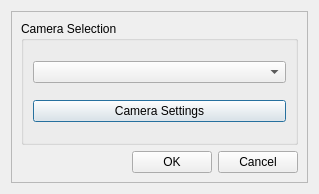
<?xml version="1.0" encoding="UTF-8"?>
<ui version="4.0">
 <class>X2Camera</class>
 <widget class="QDialog" name="X2Camera">
  <property name="geometry">
   <rect>
    <x>0</x>
    <y>0</y>
    <width>319</width>
    <height>194</height>
   </rect>
  </property>
  <property name="windowTitle">
   <string>Diffraction Ltd. Camera</string>
  </property>
  <layout class="QVBoxLayout" name="verticalLayout_6">
   <item>
    <widget class="X2Form" name="X2Form">
     <property name="frameShape">
      <enum>QFrame::StyledPanel</enum>
     </property>
     <property name="frameShadow">
      <enum>QFrame::Raised</enum>
     </property>
     <layout class="QGridLayout" name="gridLayout_2">
      <item row="0" column="0" colspan="3">
       <widget class="QGroupBox" name="groupBox">
        <property name="title">
         <string>Camera Selection</string>
        </property>
        <layout class="QVBoxLayout" name="verticalLayout">
         <item>
          <widget class="QComboBox" name="comboBox"/>
         </item>
         <item>
          <widget class="QPushButton" name="pushButton">
           <property name="text">
            <string>Camera Settings</string>
           </property>
          </widget>
         </item>
        </layout>
       </widget>
      </item>
      <item row="2" column="0" colspan="3">
       <layout class="QHBoxLayout" name="horizontalLayout_3">
        <item>
         <spacer name="horizontalSpacer">
          <property name="orientation">
           <enum>Qt::Horizontal</enum>
          </property>
          <property name="sizeHint" stdset="0">
           <size>
            <width>40</width>
            <height>20</height>
           </size>
          </property>
         </spacer>
        </item>
        <item>
         <widget class="QPushButton" name="pushButtonOK">
          <property name="text">
           <string>OK</string>
          </property>
         </widget>
        </item>
        <item>
         <widget class="QPushButton" name="pushButtonCancel">
          <property name="text">
           <string>Cancel</string>
          </property>
         </widget>
        </item>
       </layout>
      </item>
     </layout>
    </widget>
   </item>
  </layout>
 </widget>
 <customwidgets>
  <customwidget>
   <class>X2Form</class>
   <extends>QFrame</extends>
   <header>x2form.h</header>
   <container>1</container>
  </customwidget>
 </customwidgets>
 <resources/>
 <connections/>
</ui>
